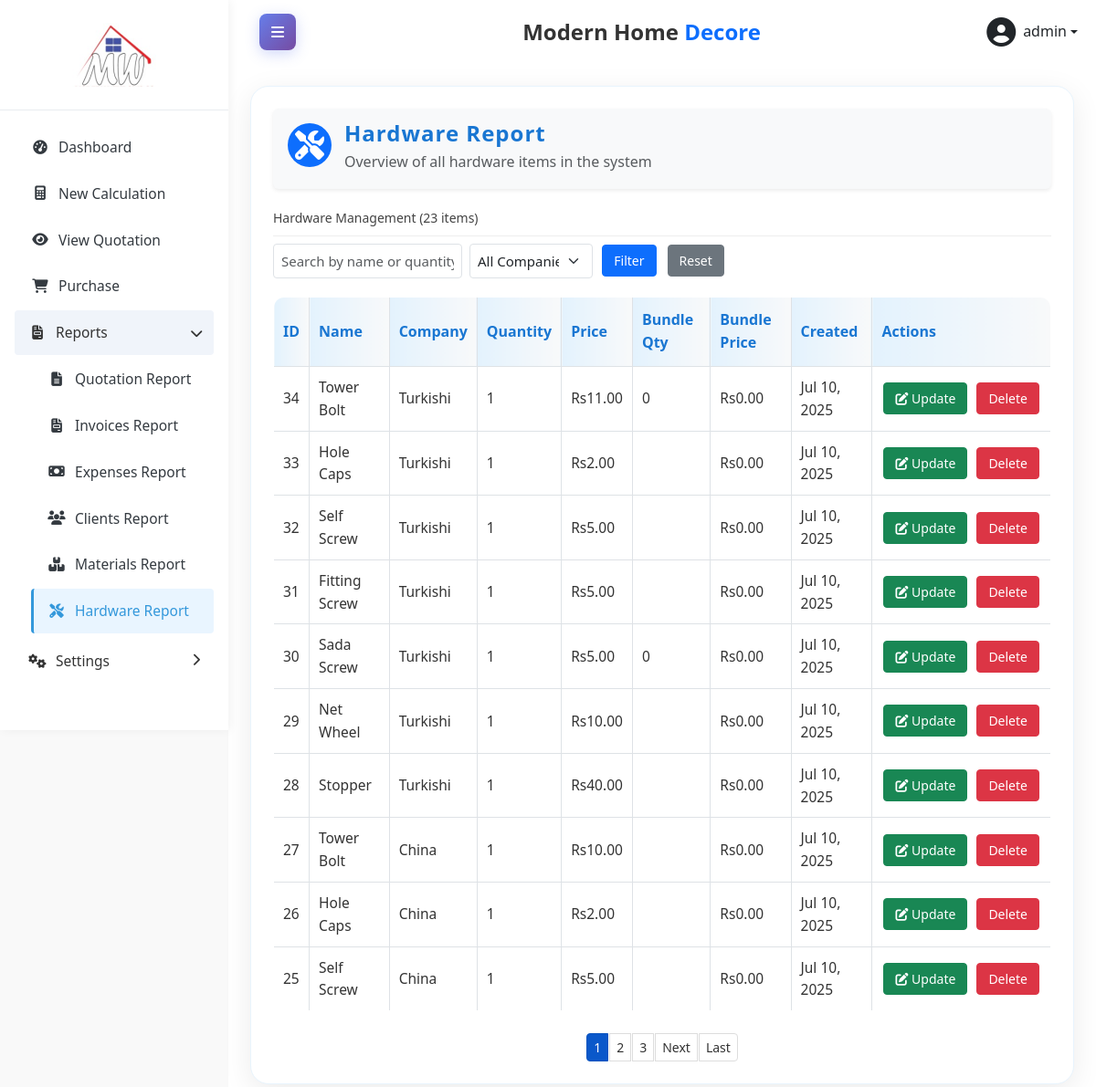
The app's page /index.php?page=reports_hardware (signed in) with its own data.
### tables this page shows
CREATE TABLE `hardware` (
  `id` int(11) NOT NULL,
  `company_id` int(11) NOT NULL,
  `name` varchar(255) NOT NULL,
  `quantity` int(11) NOT NULL,
  `price` decimal(10,2) NOT NULL,
  `bundle_quantity` int(11) DEFAULT NULL,
  `bundle_price` decimal(10,2) DEFAULT NULL,
  `created_at` timestamp NOT NULL DEFAULT current_timestamp()
);

CREATE TABLE `companies` (
  `id` int(11) NOT NULL,
  `name` varchar(255) NOT NULL,
  `description` text DEFAULT NULL,
  `created_at` timestamp NOT NULL DEFAULT current_timestamp(),
  `updated_at` timestamp NOT NULL DEFAULT current_timestamp() ON UPDATE current_timestamp()
);

### reports_hardware.php (the view, shortened to what this page needs)
<?php
require_once 'db.php';
$per_page = 10;
$page_num = isset($_GET['p']) ? max(1, (int)$_GET['p']) : 1;
$offset = max(0, ($page_num - 1) * $per_page);
$search = isset($_GET['search']) ? $conn->real_escape_string($_GET['search']) : '';
$company_filter = isset($_GET['company']) ? (int)$_GET['company'] : 0;
$sql = "
    SELECT
        h.*,
        co.name AS company_name,
        COUNT(*) OVER() AS total_count
    FROM hardware h
    LEFT JOIN companies co ON h.company_id = co.id
";
$sql .= " ORDER BY h.created_at DESC LIMIT $offset, $per_page";
$result = $conn->query($sql);
$hardware = [];
$total_count = 0;
if ($result && $result->num_rows > 0) {
    while ($row = $result->fetch_assoc()) {
        if ($total_count === 0) {
            $total_count = $row['total_count'];
        }
        unset($row['total_count']);
        $hardware[] = $row;
    }
} else {
    $hardware = [];
}
$total_pages = ceil($total_count / $per_page);
?>
<!DOCTYPE html>
<html lang="en">
<head>
</head>
<body>
    <div class="container" style="background:#fff; border-radius:20px; box-shadow:0 8px 32px rgba(0,0,0,0.08); padding:24px; border:1px solid #e8f4fd;">
        <div class="d-flex align-items-center bg-light rounded shadow-sm pt-2 pb-3 px-3 mb-4" style="gap: 14px;">
            <span class="bg-primary text-white rounded-circle d-flex align-items-center justify-content-center" style="width: 48px; height: 48px; font-size: 2rem;">
                <i class="fas fa-tools"></i>
            </span>
            <div style="display: flex; flex-direction: column;">
                <span style="font-size: 1.5rem; font-weight: 600; color: #1976d2; letter-spacing: 1px;">Hardware Report</span>
                <small class="text-muted" style="font-size: 1rem;">Overview of all hardware items in the system</small>
            </div>
        </div>
        <h3>Hardware Management (<?= $total_count ?> items)</h3>
        <form method="get" action="">
            <div class="row g-2 align-items-center mb-3">
                <div class="col-md-3">
                    <input type="text" name="search" class="form-control form-control-sm" style="height:38px;font-size:15px;" placeholder="Search by name or quantity..." value="<?= !empty($search) ? htmlspecialchars($search) : '' ?>">
                </div>
                <div class="col-md-2">
                    <select name="company" class="form-select form-select-sm" style="height:38px;font-size:15px;">
                        <option value="0">All Companies</option>
                    </select>
                </div>
                <div class="col-md-auto">
                    <button type="submit" class="btn btn-primary btn-sm">Filter</button>
                </div>
                <div class="col-md-auto">
                    <a href="index.php?page=reports_hardware" class="btn btn-secondary btn-sm">Reset</a>
                </div>
            </div>
        </form>
        <table class="report-table">
            <thead>
                <tr>
                    <th>ID</th>
                    <th>Name</th>
                    <th>Company</th>
                    <th>Quantity</th>
                    <th>Price</th>
                    <th>Bundle Qty</th>
                    <th>Bundle Price</th>
                    <th>Created</th>
                    <th>Actions</th>
                </tr>
            </thead>
            <tbody>
                <?php if (empty($hardware)): ?>
                    <tr>
                        <td colspan="9" style="text-align: center;">No hardware items found</td>
                    </tr>
                <?php else: ?>
                    <?php foreach ($hardware as $item): ?>
                    <tr>
                        <td><?= htmlspecialchars($item['id'] ?? '') ?></td>
                        <td><?= htmlspecialchars($item['name'] ?? '') ?></td>
                        <td><?= htmlspecialchars($item['company_name'] ?? 'N/A') ?></td>
                        <td><?= htmlspecialchars($item['quantity'] ?? '') ?></td>
                        <td>Rs<?= isset($item['price']) ? number_format((float)$item['price'], 2) : '0.00' ?></td>
                        <td><?= htmlspecialchars($item['bundle_quantity'] ?? '') ?></td>
                        <td>Rs<?= isset($item['bundle_price']) ? number_format((float)$item['bundle_price'], 2) : '0.00' ?></td>
                        <td><?= !empty($item['created_at']) ? date('M d, Y', strtotime($item['created_at'])) : '' ?></td>
                        <td class="actions">
                            <a href="#" class="btn btn-success btn-sm me-1" onclick="openEditHardwareModal({
                                id: '<?= $item['id'] ?>',
                                name: '<?= htmlspecialchars($item['name'], ENT_QUOTES) ?>',
                                company_id: '<?= $item['company_id'] ?>',
                                quantity: '<?= $item['quantity'] ?>',
                                price: '<?= $item['price'] ?>',
                                bundle_quantity: '<?= $item['bundle_quantity'] ?>',
                                bundle_price: '<?= $item['bundle_price'] ?>'
                            }); return false;">
                                <i class="fas fa-edit"></i> Update
                            </a>
                            <a href="index.php?page=reports_hardware&delete=<?= $item['id'] ?>" class="btn btn-danger btn-sm" onclick="return confirm('Are you sure you want to delete this hardware item?')">Delete</a>
                        </td>
                    </tr>
                    <?php endforeach; ?>
                <?php endif; ?>
            </tbody>
        </table>
        <?php if ($total_pages > 1): ?>
        <div class="pagination d-flex justify-content-center">
            <div class="btn-group" role="group" aria-label="Pagination">
            <?php
            $start = max(1, $page_num - 2);
            $end = min($total_pages, $page_num + 2);
            for ($i = $start; $i <= $end; $i++): ?>
                <?php if ($i == $page_num): ?>
                    <span class="btn btn-primary btn-lg active"><?= $i ?></span>
                <?php else: ?>
                    <a href="index.php?page=reports_hardware&p=<?= $i ?>&search=<?= urlencode($search) ?>&company=<?= $company_filter ?>" class="btn btn-outline-primary btn-lg"><?= $i ?></a>
                <?php endif; ?>
            <?php endfor; ?>
            <?php if ($page_num < $total_pages): ?>
                <a href="index.php?page=reports_hardware&p=<?= $page_num + 1 ?>&search=<?= urlencode($search) ?>&company=<?= $company_filter ?>" class="btn btn-outline-primary btn-lg">Next</a>
                <a href="index.php?page=reports_hardware&p=<?= $total_pages ?>&search=<?= urlencode($search) ?>&company=<?= $company_filter ?>" class="btn btn-outline-primary btn-lg">Last</a>
            <?php endif; ?>
            </div>
        </div>
        <?php endif; ?>
    </div>
</body>
</html>

### index.php (style rules this page uses)
:root { --primary: #3498db; --secondary: #2980b9; --accent: #2c3e50; --light: #f8f9fa; --dark: #343a40; }
body { font-family: 'Segoe UI', sans-serif; background-color: #f5f8fa; }

### reports_hardware.php (style rules this page uses)
body { font-family: 'Segoe UI', Tahoma, Geneva, Verdana, sans-serif; line-height: 1.6; color: #333; margin: 0; background-color: #f9f9f9; }
.container { max-width: 1200px; margin: 0 auto; background: #fff; padding: 20px; box-shadow: 0 0 10px rgba(0,0,0,0.1); }
h3 { color: #444; border-bottom: 1px solid #eee; padding-bottom: 10px; margin-top: 0; font-size: 14px; }
table { width: 100%; border-collapse: collapse; margin-top: 20px; }
th, td { text-align: left; border-bottom: 1px solid #ddd; }
th { background-color: #f2f2f2; font-weight: 600; }
.actions { white-space: nowrap; }
.btn { display: inline-block; padding: 6px 12px; margin: 0 2px; text-decoration: none; border-radius: 4px; font-size: 14px; }
.pagination { margin-top: 20px; display: flex; justify-content: center; gap: 5px; }
.pagination a, .pagination span { padding: 4px 7px; border: 1px solid #ddd; border-radius: 4px; text-decoration: none; color: #333; }
input[type="text"] { font-size: 10px; }
.report-table { border:1px solid #dee2e6; border-radius:12px; overflow:hidden; width:100%; background:#fff; margin-bottom: 24px; }
.report-table th { background: linear-gradient(90deg, #e3f2fd 0%, #f8f9fa 100%); color: #1976d2; font-weight: 700; font-size: 1rem; text-align: left; vertical-align: middle; padding: 12px 10px; border:1px solid #dee2e6; }
.report-table td { font-size: 0.97rem; color: #333; text-align: left; vertical-align: middle; padding: 10px 10px; border:1px solid #dee2e6; background: #fff; }
.report-table .actions { white-space: nowrap; }

### records on screen
hardware: id "34", name "Tower Bolt", company.name "Turkishi", quantity "1", price "11.00", bundle_quantity "0", bundle_price "0.00", created_at "Jul 10, 2025"
hardware: id "33", name "Hole Caps", company.name "Turkishi", quantity "1", price "2.00", shows "0.00", created_at "Jul 10, 2025"
hardware: id "32", name "Self Screw", company.name "Turkishi", quantity "1", price "5.00", shows "0.00", created_at "Jul 10, 2025"
hardware: id "31", name "Fitting Screw", company.name "Turkishi", quantity "1", price "5.00", shows "0.00", created_at "Jul 10, 2025"
hardware: id "30", name "Sada Screw", company.name "Turkishi", quantity "1", price "5.00", bundle_quantity "0", bundle_price "0.00", created_at "Jul 10, 2025"
hardware: id "29", name "Net Wheel", company.name "Turkishi", quantity "1", price "10.00", created_at "Jul 10, 2025"
hardware: id "28", name "Stopper", company.name "Turkishi", quantity "1", price "40.00", created_at "Jul 10, 2025"
hardware: id "27", name "Tower Bolt", company.name "China", quantity "1", price "10.00", created_at "Jul 10, 2025"
hardware: id "26", name "Hole Caps", company.name "China", quantity "1", price "2.00", shows "0.00", created_at "Jul 10, 2025"
hardware: id "25", name "Self Screw", company.name "China", quantity "1", price "5.00", shows "0.00", created_at "Jul 10, 2025"

### other values on screen
$_SESSION['username'] "admin"
$total_count "23"
